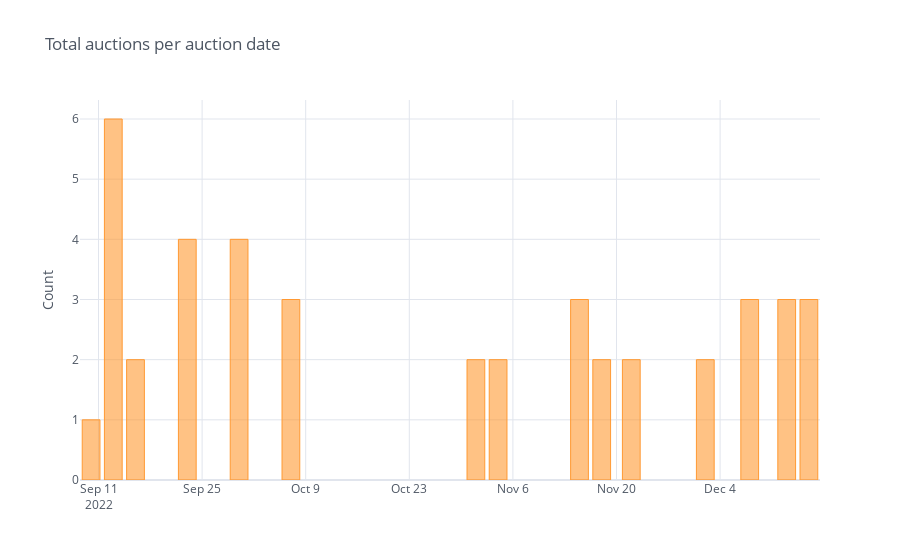

Notebook code cell kept with this figure:
### Markdown cell above
- September 13th auction was the one that registered the highest auctions (6), and September 10 the lowest auctions (1)!

### Code cell
# Total auctions per auction date plot
df_stats_daily_auctions = df_stats_daily_auctions.pivot(columns='auction_date', values='auction_id').T.count(axis=1)
df_stats_daily_auctions.iplot(kind='bar', yTitle='Count', title='Total auctions per auction date')

### Figure 1 — Plotly figure (JSON) as saved in the notebook; plotly's stock layout.template omitted (floating-point values rounded to 4 significant figures)
{"data": [{"marker": {"color": "rgba(255, 153, 51, 0.6)", "line": {"color": "rgba(255, 153, 51, 1.0)", "width": 1}}, "name": "None", "orientation": "v", "text": "", "type": "bar", "x": ["2022-09-10", "2022-09-13", "2022-09-16", "2022-09-23", "2022-09-30", "2022-10-07", "2022-11-01", "2022-11-04", "2022-11-15", "2022-11-18", "2022-11-22", "2022-12-02", "2022-12-08", "2022-12-13", "2022-12-16"], "y": [1, 6, 2, 4, 4, 3, 2, 2, 3, 2, 2, 2, 3, 3, 3]}], "layout": {"legend": {"bgcolor": "#FFFFFF", "font": {"color": "#4D5663"}}, "paper_bgcolor": "#FFFFFF", "plot_bgcolor": "#FFFFFF", "title": {"font": {"color": "#4D5663"}, "text": "Total auctions per auction date"}, "xaxis": {"gridcolor": "#E1E5ED", "showgrid": true, "tickfont": {"color": "#4D5663"}, "title": {"font": {"color": "#4D5663"}, "text": ""}, "zerolinecolor": "#E1E5ED"}, "yaxis": {"gridcolor": "#E1E5ED", "showgrid": true, "tickfont": {"color": "#4D5663"}, "title": {"font": {"color": "#4D5663"}, "text": "Count"}, "zerolinecolor": "#E1E5ED"}}}
